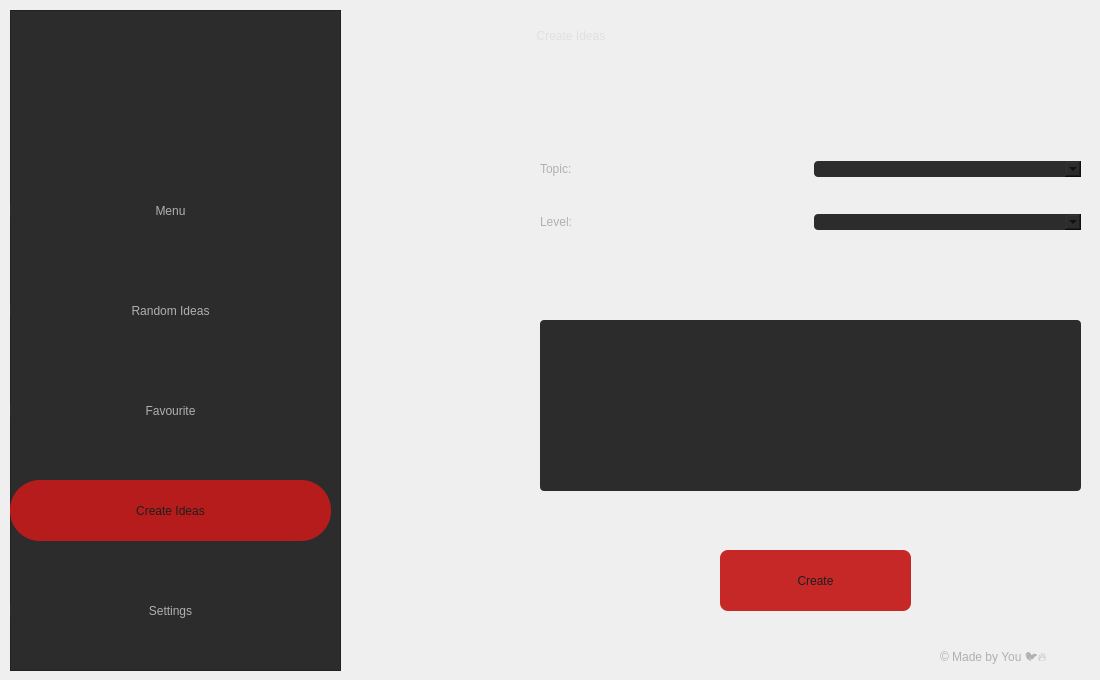
    <widget class="QWidget" name="createideas_page">
     <widget class="QFrame" name="sidebar_frame_3">
      <property name="geometry">
       <rect>
        <x>10</x>
        <y>10</y>
        <width>331</width>
        <height>661</height>
       </rect>
      </property>
      <property name="styleSheet">
       <string notr="true">background-color: #2c2c2c</string>
      </property>
      <property name="frameShape">
       <enum>QFrame::StyledPanel</enum>
      </property>
      <property name="frameShadow">
       <enum>QFrame::Raised</enum>
      </property>
      <widget class="QPushButton" name="pushButton_9">
       <property name="geometry">
        <rect>
         <x>0</x>
         <y>170</y>
         <width>321</width>
         <height>61</height>
        </rect>
       </property>
       <property name="styleSheet">
        <string notr="true">QPushButton {
    color: #b0b0b0;
    border: none;
    padding: 8px 16px;
    border-radius: 30px;
	font: 14pt &quot;Cascadia Code&quot;;
}

QPushButton:hover {
    background-color: #b71c1c;
	color: #1e1e1e;
}

QPushButton:checked {
	 background-color: #b71c1c;
}</string>
       </property>
       <property name="text">
        <string>Menu</string>
       </property>
       <property name="checkable">
        <bool>true</bool>
       </property>
       <property name="autoExclusive">
        <bool>true</bool>
       </property>
      </widget>
      <widget class="QPushButton" name="pushButton_10">
       <property name="geometry">
        <rect>
         <x>0</x>
         <y>270</y>
         <width>321</width>
         <height>61</height>
        </rect>
       </property>
       <property name="styleSheet">
        <string notr="true">QPushButton {
    color: #b0b0b0;
    border: none;
    padding: 8px 16px;
    border-radius: 30px;
	font: 14pt &quot;Cascadia Code&quot;;
}

QPushButton:hover {
    background-color: #b71c1c;
	color: #1e1e1e;
}

QPushButton:checked {
	 background-color: #b71c1c;
}</string>
       </property>
       <property name="text">
        <string>Random Ideas</string>
       </property>
       <property name="checkable">
        <bool>true</bool>
       </property>
       <property name="autoExclusive">
        <bool>true</bool>
       </property>
      </widget>
      <widget class="QPushButton" name="pushButton_11">
       <property name="geometry">
        <rect>
         <x>0</x>
         <y>370</y>
         <width>321</width>
         <height>61</height>
        </rect>
       </property>
       <property name="styleSheet">
        <string notr="true">QPushButton {
    color: #b0b0b0;
    border: none;
    padding: 8px 16px;
    border-radius: 30px;
	font: 14pt &quot;Cascadia Code&quot;;
}

QPushButton:hover {
    background-color: #b71c1c;
	color: #1e1e1e;
}

QPushButton:checked {
	 background-color: #b71c1c;
}</string>
       </property>
       <property name="text">
        <string>Favourite</string>
       </property>
       <property name="checkable">
        <bool>true</bool>
       </property>
       <property name="autoExclusive">
        <bool>true</bool>
       </property>
      </widget>
      <widget class="QPushButton" name="pushButton_12">
       <property name="geometry">
        <rect>
         <x>0</x>
         <y>470</y>
         <width>321</width>
         <height>61</height>
        </rect>
       </property>
       <property name="styleSheet">
        <string notr="true">QPushButton {
    background-color: #b71c1c;
    color: #1e1e1e;
    border: none;
    padding: 8px 16px;
    border-radius: 30px;
	font: 14pt &quot;Cascadia Code&quot;;
}

QPushButton:hover {
    background-color: #b71c1c;
}

QPushButton:checked {
	 background-color: #b71c1c;
}</string>
       </property>
       <property name="text">
        <string>Create Ideas</string>
       </property>
       <property name="checkable">
        <bool>true</bool>
       </property>
       <property name="autoExclusive">
        <bool>true</bool>
       </property>
      </widget>
      <widget class="QPushButton" name="pushButton_15">
       <property name="geometry">
        <rect>
         <x>0</x>
         <y>570</y>
         <width>321</width>
         <height>61</height>
        </rect>
       </property>
       <property name="styleSheet">
        <string notr="true">QPushButton {
    color: #b0b0b0;
    border: none;
    padding: 8px 16px;
    border-radius: 30px;
	font: 14pt &quot;Cascadia Code&quot;;
}

QPushButton:hover {
    background-color: #b71c1c;
	color: #1e1e1e;
}

QPushButton:checked {
	 background-color: #b71c1c;
}</string>
       </property>
       <property name="text">
        <string>Settings</string>
       </property>
       <property name="checkable">
        <bool>true</bool>
       </property>
       <property name="autoExclusive">
        <bool>true</bool>
       </property>
      </widget>
     </widget>
     <widget class="QLabel" name="title_label_2">
      <property name="geometry">
       <rect>
        <x>530</x>
        <y>0</y>
        <width>561</width>
        <height>71</height>
       </rect>
      </property>
      <property name="styleSheet">
       <string notr="true">font: 75 69pt &quot;Script MT Bold&quot;;
color: #e0e0e0;</string>
      </property>
      <property name="text">
       <string>  Create Ideas</string>
      </property>
     </widget>
     <widget class="QPushButton" name="makeIdeas_pushButton_2">
      <property name="geometry">
       <rect>
        <x>720</x>
        <y>550</y>
        <width>191</width>
        <height>61</height>
       </rect>
      </property>
      <property name="styleSheet">
       <string notr="true">QPushButton {
    background-color: #c62828;
    color: #1e1e1e;
    border: none;
    padding: 8px 16px;
    border-radius: 8px;
	font: 14pt &quot;Cascadia Code&quot;;
}

QPushButton:hover {
    background-color: #b71c1c;
}</string>
      </property>
      <property name="text">
       <string>Create</string>
      </property>
     </widget>
     <widget class="QWidget" name="verticalLayoutWidget_2">
      <property name="geometry">
       <rect>
        <x>540</x>
        <y>130</y>
        <width>541</width>
        <height>131</height>
       </rect>
      </property>
      <layout class="QVBoxLayout" name="verticalLayout_2">
       <item>
        <layout class="QHBoxLayout" name="horizontalLayout_3">
         <item>
          <widget class="QLabel" name="topic_label_2">
           <property name="styleSheet">
            <string notr="true">font: 10pt &quot;Cascadia Code&quot;;
color: 	#b0b0b0</string>
           </property>
           <property name="text">
            <string>Topic:</string>
           </property>
          </widget>
         </item>
         <item>
          <widget class="QComboBox" name="topic_comboBox_2">
           <property name="styleSheet">
            <string notr="true">background-color: #2c2c2c;
border-radius: 4px</string>
           </property>
          </widget>
         </item>
        </layout>
       </item>
       <item>
        <layout class="QHBoxLayout" name="horizontalLayout_4">
         <item>
          <widget class="QLabel" name="level_label_2">
           <property name="styleSheet">
            <string notr="true">font: 10pt &quot;Cascadia Code&quot;;
color: 	#b0b0b0</string>
           </property>
           <property name="text">
            <string>Level:</string>
           </property>
          </widget>
         </item>
         <item>
          <widget class="QComboBox" name="level_comboBox_2">
           <property name="styleSheet">
            <string notr="true">background-color: #2c2c2c;
border-radius: 4px</string>
           </property>
          </widget>
         </item>
        </layout>
       </item>
      </layout>
     </widget>
     <widget class="QLineEdit" name="result_lineEdit_2">
      <property name="geometry">
       <rect>
        <x>540</x>
        <y>320</y>
        <width>541</width>
        <height>171</height>
       </rect>
      </property>
      <property name="styleSheet">
       <string notr="true">background-color: #2c2c2c;
color: 	#b0b0b0;
border-radius: 4px</string>
      </property>
     </widget>
     <widget class="QLabel" name="footer_label_2">
      <property name="geometry">
       <rect>
        <x>940</x>
        <y>650</y>
        <width>131</width>
        <height>16</height>
       </rect>
      </property>
      <property name="styleSheet">
       <string notr="true">font: 10pt &quot;Cascadia Code&quot;;
color: 	#b0b0b0</string>
      </property>
      <property name="text">
       <string>© Made by You 🐦‍🔥</string>
      </property>
     </widget>
    </widget>
